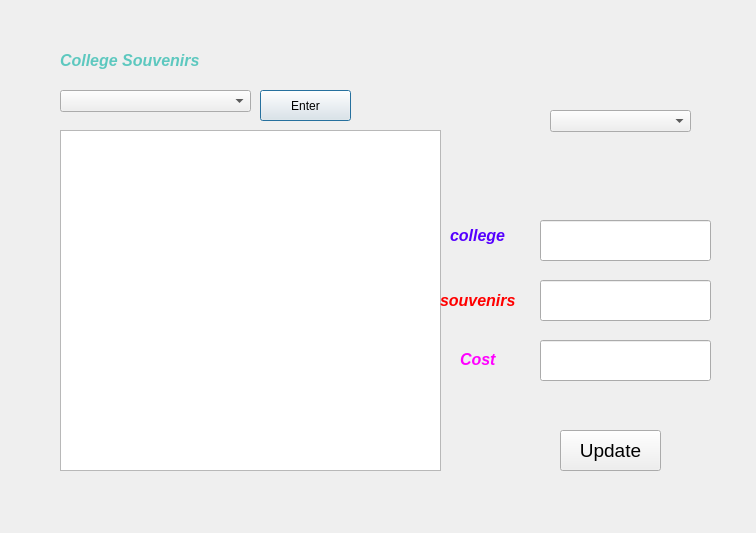
<?xml version="1.0" encoding="UTF-8"?>
<ui version="4.0">
 <class>souvenirAddandEdit</class>
 <widget class="QDialog" name="souvenirAddandEdit">
  <property name="geometry">
   <rect>
    <x>0</x>
    <y>0</y>
    <width>756</width>
    <height>533</height>
   </rect>
  </property>
  <property name="windowTitle">
   <string>Dialog</string>
  </property>
  <widget class="QTableView" name="tableView">
   <property name="geometry">
    <rect>
     <x>60</x>
     <y>130</y>
     <width>381</width>
     <height>341</height>
    </rect>
   </property>
  </widget>
  <widget class="QComboBox" name="displayCollegeComboBox">
   <property name="geometry">
    <rect>
     <x>60</x>
     <y>90</y>
     <width>191</width>
     <height>22</height>
    </rect>
   </property>
  </widget>
  <widget class="QLabel" name="label">
   <property name="geometry">
    <rect>
     <x>60</x>
     <y>40</y>
     <width>191</width>
     <height>41</height>
    </rect>
   </property>
   <property name="text">
    <string>&lt;html&gt;&lt;head/&gt;&lt;body&gt;&lt;p&gt;&lt;span style=&quot; font-size:12pt; font-weight:600; font-style:italic; color:#5dc8bf;&quot;&gt;College Souvenirs&lt;/span&gt;&lt;/p&gt;&lt;/body&gt;&lt;/html&gt;</string>
   </property>
  </widget>
  <widget class="QPushButton" name="pushButton">
   <property name="geometry">
    <rect>
     <x>260</x>
     <y>90</y>
     <width>91</width>
     <height>31</height>
    </rect>
   </property>
   <property name="text">
    <string>Enter</string>
   </property>
  </widget>
  <widget class="QPushButton" name="update">
   <property name="geometry">
    <rect>
     <x>560</x>
     <y>430</y>
     <width>101</width>
     <height>41</height>
    </rect>
   </property>
   <property name="font">
    <font>
     <pointsize>14</pointsize>
    </font>
   </property>
   <property name="text">
    <string>Update</string>
   </property>
  </widget>
  <widget class="QLabel" name="cost">
   <property name="geometry">
    <rect>
     <x>460</x>
     <y>350</y>
     <width>71</width>
     <height>20</height>
    </rect>
   </property>
   <property name="text">
    <string>&lt;html&gt;&lt;head/&gt;&lt;body&gt;&lt;p&gt;&lt;span style=&quot; font-size:12pt; font-weight:600; font-style:italic; color:#ff00ff;&quot;&gt;Cost&lt;/span&gt;&lt;/p&gt;&lt;/body&gt;&lt;/html&gt;</string>
   </property>
  </widget>
  <widget class="QLineEdit" name="costLine">
   <property name="geometry">
    <rect>
     <x>540</x>
     <y>340</y>
     <width>171</width>
     <height>41</height>
    </rect>
   </property>
  </widget>
  <widget class="QComboBox" name="displayItemComBox">
   <property name="geometry">
    <rect>
     <x>550</x>
     <y>110</y>
     <width>141</width>
     <height>22</height>
    </rect>
   </property>
  </widget>
  <widget class="QLabel" name="label_2">
   <property name="geometry">
    <rect>
     <x>440</x>
     <y>280</y>
     <width>101</width>
     <height>41</height>
    </rect>
   </property>
   <property name="text">
    <string>&lt;html&gt;&lt;head/&gt;&lt;body&gt;&lt;p&gt;&lt;span style=&quot; font-size:12pt; font-weight:600; font-style:italic; color:#ff0000;&quot;&gt;souvenirs&lt;/span&gt;&lt;/p&gt;&lt;/body&gt;&lt;/html&gt;</string>
   </property>
  </widget>
  <widget class="QLabel" name="label_3">
   <property name="geometry">
    <rect>
     <x>450</x>
     <y>210</y>
     <width>91</width>
     <height>51</height>
    </rect>
   </property>
   <property name="text">
    <string>&lt;html&gt;&lt;head/&gt;&lt;body&gt;&lt;p&gt;&lt;span style=&quot; font-size:12pt; font-weight:600; font-style:italic; color:#5500ff;&quot;&gt;college&lt;/span&gt;&lt;/p&gt;&lt;/body&gt;&lt;/html&gt;</string>
   </property>
  </widget>
  <widget class="QLineEdit" name="souvenirsLine">
   <property name="geometry">
    <rect>
     <x>540</x>
     <y>280</y>
     <width>171</width>
     <height>41</height>
    </rect>
   </property>
  </widget>
  <widget class="QLineEdit" name="collegeLine">
   <property name="geometry">
    <rect>
     <x>540</x>
     <y>220</y>
     <width>171</width>
     <height>41</height>
    </rect>
   </property>
  </widget>
 </widget>
 <resources/>
 <connections/>
</ui>
